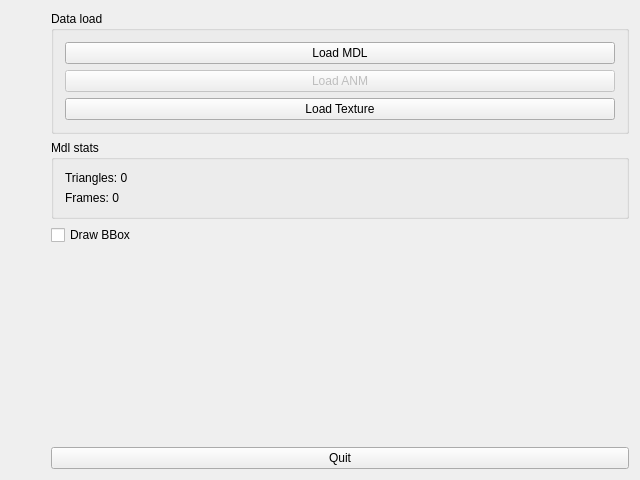
<?xml version="1.0" encoding="UTF-8"?>
<ui version="4.0">
 <class>MainWindow</class>
 <widget class="QMainWindow" name="MainWindow">
  <property name="geometry">
   <rect>
    <x>0</x>
    <y>0</y>
    <width>640</width>
    <height>480</height>
   </rect>
  </property>
  <property name="sizePolicy">
   <sizepolicy hsizetype="Preferred" vsizetype="Preferred">
    <horstretch>200</horstretch>
    <verstretch>200</verstretch>
   </sizepolicy>
  </property>
  <property name="minimumSize">
   <size>
    <width>50</width>
    <height>50</height>
   </size>
  </property>
  <property name="windowTitle">
   <string>Mesh Viewer</string>
  </property>
  <widget class="QWidget" name="centralWidget">
   <layout class="QHBoxLayout" name="horizontalLayout">
    <item>
     <layout class="QVBoxLayout" name="glWidgetLayout">
      <property name="sizeConstraint">
       <enum>QLayout::SetDefaultConstraint</enum>
      </property>
     </layout>
    </item>
    <item>
     <spacer name="horizontalSpacer">
      <property name="orientation">
       <enum>Qt::Horizontal</enum>
      </property>
      <property name="sizeType">
       <enum>QSizePolicy::Preferred</enum>
      </property>
      <property name="sizeHint" stdset="0">
       <size>
        <width>40</width>
        <height>20</height>
       </size>
      </property>
     </spacer>
    </item>
    <item>
     <layout class="QVBoxLayout" name="commandLayout">
      <property name="sizeConstraint">
       <enum>QLayout::SetDefaultConstraint</enum>
      </property>
      <item>
       <widget class="QGroupBox" name="loadGroupBox">
        <property name="title">
         <string>Data load</string>
        </property>
        <layout class="QVBoxLayout" name="verticalLayout">
         <property name="sizeConstraint">
          <enum>QLayout::SetMaximumSize</enum>
         </property>
         <item>
          <widget class="QPushButton" name="loadMdlButton">
           <property name="minimumSize">
            <size>
             <width>0</width>
             <height>0</height>
            </size>
           </property>
           <property name="text">
            <string>Load MDL</string>
           </property>
           <property name="autoDefault">
            <bool>false</bool>
           </property>
           <property name="default">
            <bool>false</bool>
           </property>
           <property name="flat">
            <bool>false</bool>
           </property>
          </widget>
         </item>
         <item>
          <widget class="QPushButton" name="loadAnmButton">
           <property name="enabled">
            <bool>false</bool>
           </property>
           <property name="text">
            <string>Load ANM</string>
           </property>
          </widget>
         </item>
         <item>
          <widget class="QPushButton" name="loadTextureButton">
           <property name="text">
            <string>Load Texture</string>
           </property>
          </widget>
         </item>
        </layout>
       </widget>
      </item>
      <item>
       <widget class="QGroupBox" name="dataGroupBox">
        <property name="title">
         <string>Mdl stats</string>
        </property>
        <layout class="QVBoxLayout" name="verticalLayout_2">
         <item>
          <widget class="QLabel" name="triLabel">
           <property name="text">
            <string>Triangles: 0</string>
           </property>
          </widget>
         </item>
         <item>
          <widget class="QLabel" name="framesLabel">
           <property name="text">
            <string>Frames: 0</string>
           </property>
          </widget>
         </item>
        </layout>
       </widget>
      </item>
      <item>
       <widget class="QCheckBox" name="checkDrawBBox">
        <property name="text">
         <string>Draw BBox</string>
        </property>
       </widget>
      </item>
      <item>
       <spacer name="verticalSpacer">
        <property name="orientation">
         <enum>Qt::Vertical</enum>
        </property>
        <property name="sizeHint" stdset="0">
         <size>
          <width>20</width>
          <height>40</height>
         </size>
        </property>
       </spacer>
      </item>
      <item>
       <widget class="QPushButton" name="exitButton">
        <property name="minimumSize">
         <size>
          <width>0</width>
          <height>0</height>
         </size>
        </property>
        <property name="text">
         <string>Quit</string>
        </property>
       </widget>
      </item>
     </layout>
    </item>
   </layout>
  </widget>
 </widget>
 <layoutdefault spacing="6" margin="11"/>
 <resources/>
 <connections/>
</ui>
